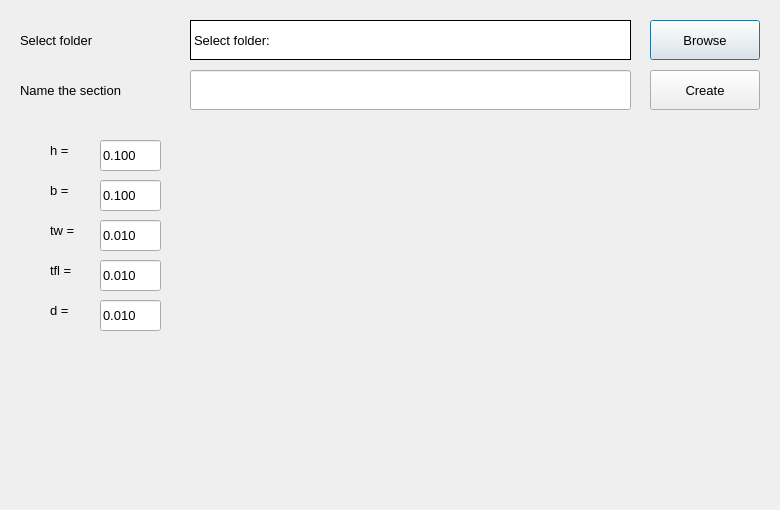
<?xml version="1.0" encoding="UTF-8"?>
<ui version="4.0">
 <class>Dialog_Cruciform2Angle</class>
 <widget class="QDialog" name="Dialog_Cruciform2Angle">
  <property name="geometry">
   <rect>
    <x>0</x>
    <y>0</y>
    <width>780</width>
    <height>510</height>
   </rect>
  </property>
  <property name="windowTitle">
   <string>Cruciform2Angle</string>
  </property>
  <widget class="QLabel" name="label_justdisplay_3">
   <property name="geometry">
    <rect>
     <x>50</x>
     <y>130</y>
     <width>41</width>
     <height>41</height>
    </rect>
   </property>
   <property name="font">
    <font>
     <pointsize>10</pointsize>
    </font>
   </property>
   <property name="text">
    <string>h = </string>
   </property>
  </widget>
  <widget class="QLabel" name="label_justdisplay_4">
   <property name="geometry">
    <rect>
     <x>50</x>
     <y>170</y>
     <width>41</width>
     <height>41</height>
    </rect>
   </property>
   <property name="font">
    <font>
     <pointsize>10</pointsize>
    </font>
   </property>
   <property name="text">
    <string>b = </string>
   </property>
  </widget>
  <widget class="QLabel" name="label_justdisplay_5">
   <property name="geometry">
    <rect>
     <x>50</x>
     <y>210</y>
     <width>41</width>
     <height>41</height>
    </rect>
   </property>
   <property name="font">
    <font>
     <pointsize>10</pointsize>
    </font>
   </property>
   <property name="text">
    <string>tw = </string>
   </property>
  </widget>
  <widget class="QLabel" name="label_justdisplay_6">
   <property name="geometry">
    <rect>
     <x>50</x>
     <y>250</y>
     <width>41</width>
     <height>41</height>
    </rect>
   </property>
   <property name="font">
    <font>
     <pointsize>10</pointsize>
    </font>
   </property>
   <property name="text">
    <string>tfl = </string>
   </property>
  </widget>
  <widget class="QLineEdit" name="lineEdit_h">
   <property name="geometry">
    <rect>
     <x>100</x>
     <y>140</y>
     <width>61</width>
     <height>31</height>
    </rect>
   </property>
   <property name="font">
    <font>
     <pointsize>10</pointsize>
    </font>
   </property>
   <property name="text">
    <string>0.100</string>
   </property>
  </widget>
  <widget class="QLineEdit" name="lineEdit_b">
   <property name="geometry">
    <rect>
     <x>100</x>
     <y>180</y>
     <width>61</width>
     <height>31</height>
    </rect>
   </property>
   <property name="font">
    <font>
     <pointsize>10</pointsize>
    </font>
   </property>
   <property name="text">
    <string>0.100</string>
   </property>
  </widget>
  <widget class="QLineEdit" name="lineEdit_tw">
   <property name="geometry">
    <rect>
     <x>100</x>
     <y>220</y>
     <width>61</width>
     <height>31</height>
    </rect>
   </property>
   <property name="font">
    <font>
     <pointsize>10</pointsize>
    </font>
   </property>
   <property name="text">
    <string>0.010</string>
   </property>
  </widget>
  <widget class="QLineEdit" name="lineEdit_tfl">
   <property name="geometry">
    <rect>
     <x>100</x>
     <y>260</y>
     <width>61</width>
     <height>31</height>
    </rect>
   </property>
   <property name="font">
    <font>
     <pointsize>10</pointsize>
    </font>
   </property>
   <property name="text">
    <string>0.010</string>
   </property>
  </widget>
  <widget class="QLabel" name="label_justdisplay_2">
   <property name="geometry">
    <rect>
     <x>20</x>
     <y>70</y>
     <width>171</width>
     <height>40</height>
    </rect>
   </property>
   <property name="font">
    <font>
     <pointsize>10</pointsize>
    </font>
   </property>
   <property name="text">
    <string>Name the section</string>
   </property>
  </widget>
  <widget class="QLabel" name="label_justdisplay">
   <property name="geometry">
    <rect>
     <x>20</x>
     <y>20</y>
     <width>170</width>
     <height>40</height>
    </rect>
   </property>
   <property name="font">
    <font>
     <pointsize>10</pointsize>
    </font>
   </property>
   <property name="text">
    <string>Select folder</string>
   </property>
  </widget>
  <widget class="QPushButton" name="pushButton_DefineFolder">
   <property name="geometry">
    <rect>
     <x>650</x>
     <y>20</y>
     <width>110</width>
     <height>40</height>
    </rect>
   </property>
   <property name="font">
    <font>
     <pointsize>10</pointsize>
    </font>
   </property>
   <property name="text">
    <string>Browse</string>
   </property>
  </widget>
  <widget class="QPushButton" name="pushButton_CreateSection">
   <property name="geometry">
    <rect>
     <x>650</x>
     <y>70</y>
     <width>110</width>
     <height>40</height>
    </rect>
   </property>
   <property name="font">
    <font>
     <pointsize>10</pointsize>
    </font>
   </property>
   <property name="text">
    <string>Create</string>
   </property>
  </widget>
  <widget class="QLabel" name="label_CreateFolder">
   <property name="geometry">
    <rect>
     <x>190</x>
     <y>20</y>
     <width>441</width>
     <height>40</height>
    </rect>
   </property>
   <property name="font">
    <font>
     <pointsize>10</pointsize>
    </font>
   </property>
   <property name="styleSheet">
    <string notr="true">background-color: rgb(255, 255, 255);</string>
   </property>
   <property name="frameShape">
    <enum>QFrame::Panel</enum>
   </property>
   <property name="frameShadow">
    <enum>QFrame::Plain</enum>
   </property>
   <property name="text">
    <string>Select folder:</string>
   </property>
  </widget>
  <widget class="QLineEdit" name="lineEdit_SectionName">
   <property name="geometry">
    <rect>
     <x>190</x>
     <y>70</y>
     <width>441</width>
     <height>40</height>
    </rect>
   </property>
   <property name="font">
    <font>
     <pointsize>10</pointsize>
    </font>
   </property>
   <property name="text">
    <string/>
   </property>
  </widget>
  <widget class="QLabel" name="label_justdisplay_7">
   <property name="geometry">
    <rect>
     <x>50</x>
     <y>290</y>
     <width>51</width>
     <height>41</height>
    </rect>
   </property>
   <property name="font">
    <font>
     <pointsize>10</pointsize>
    </font>
   </property>
   <property name="text">
    <string>d = </string>
   </property>
  </widget>
  <widget class="QLineEdit" name="lineEdit_dist">
   <property name="geometry">
    <rect>
     <x>100</x>
     <y>300</y>
     <width>61</width>
     <height>31</height>
    </rect>
   </property>
   <property name="font">
    <font>
     <pointsize>10</pointsize>
    </font>
   </property>
   <property name="text">
    <string>0.010</string>
   </property>
  </widget>
  <widget class="QLabel" name="label_image">
   <property name="geometry">
    <rect>
     <x>190</x>
     <y>140</y>
     <width>354</width>
     <height>314</height>
    </rect>
   </property>
   <property name="text">
    <string/>
   </property>
   <property name="pixmap">
    <pixmap>photos/Cruciform2Angle.jpg</pixmap>
   </property>
   <property name="scaledContents">
    <bool>true</bool>
   </property>
  </widget>
 </widget>
 <resources/>
 <connections/>
</ui>
